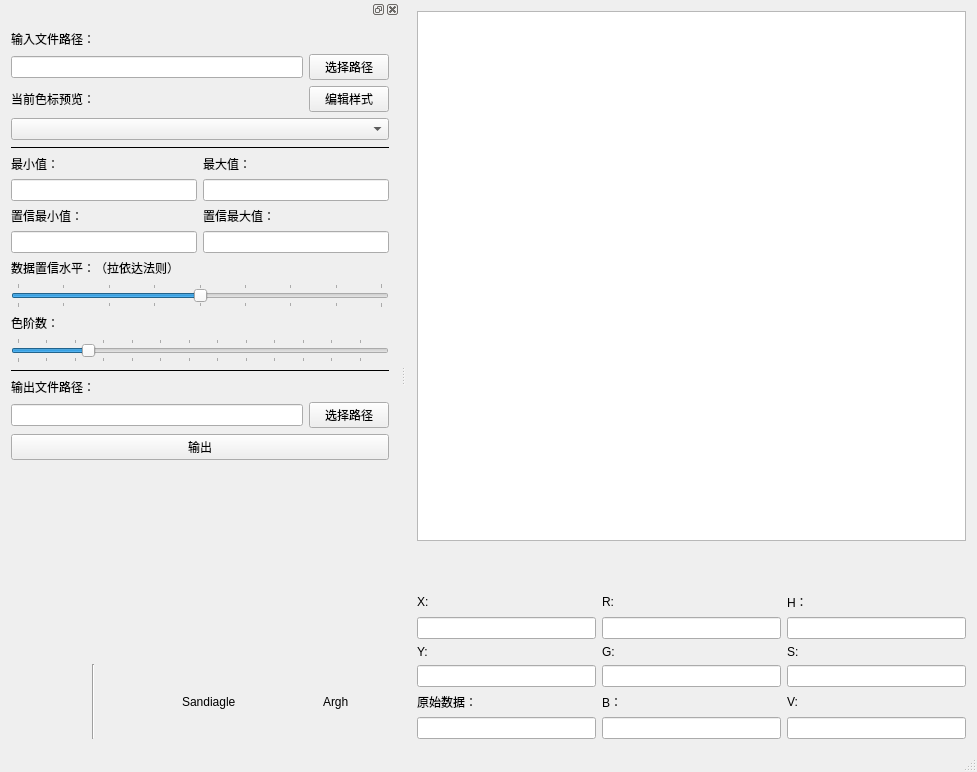
<?xml version="1.0" encoding="UTF-8"?>
<ui version="4.0">
 <class>colorTagClass</class>
 <widget class="QMainWindow" name="colorTagClass">
  <property name="geometry">
   <rect>
    <x>0</x>
    <y>0</y>
    <width>977</width>
    <height>772</height>
   </rect>
  </property>
  <property name="windowTitle">
   <string>色标插件</string>
  </property>
  <property name="windowIcon">
   <iconset>
    <normaloff>icon.ico</normaloff>icon.ico</iconset>
  </property>
  <widget class="QWidget" name="centralWidget">
   <layout class="QVBoxLayout" name="verticalLayout">
    <item>
     <widget class="GraphicView" name="graphicView">
      <property name="minimumSize">
       <size>
        <width>500</width>
        <height>500</height>
       </size>
      </property>
     </widget>
    </item>
    <item>
     <widget class="barSimple" name="bar" native="true">
      <property name="sizePolicy">
       <sizepolicy hsizetype="Expanding" vsizetype="Preferred">
        <horstretch>0</horstretch>
        <verstretch>0</verstretch>
       </sizepolicy>
      </property>
      <property name="minimumSize">
       <size>
        <width>0</width>
        <height>40</height>
       </size>
      </property>
     </widget>
    </item>
    <item>
     <layout class="QGridLayout" name="gridLayout_3">
      <item row="2" column="1">
       <widget class="QLabel" name="GLabel">
        <property name="text">
         <string>G:</string>
        </property>
       </widget>
      </item>
      <item row="2" column="0">
       <widget class="QLabel" name="YLabel">
        <property name="text">
         <string>Y:</string>
        </property>
       </widget>
      </item>
      <item row="3" column="0">
       <widget class="QLineEdit" name="YLine">
        <property name="readOnly">
         <bool>true</bool>
        </property>
       </widget>
      </item>
      <item row="1" column="0">
       <widget class="QLineEdit" name="XLine">
        <property name="readOnly">
         <bool>true</bool>
        </property>
       </widget>
      </item>
      <item row="0" column="1">
       <widget class="QLabel" name="RLabel">
        <property name="text">
         <string>R:</string>
        </property>
       </widget>
      </item>
      <item row="3" column="1">
       <widget class="QLineEdit" name="GLine">
        <property name="readOnly">
         <bool>true</bool>
        </property>
       </widget>
      </item>
      <item row="1" column="1">
       <widget class="QLineEdit" name="RLine">
        <property name="readOnly">
         <bool>true</bool>
        </property>
       </widget>
      </item>
      <item row="0" column="0">
       <widget class="QLabel" name="XLabel">
        <property name="text">
         <string>X:</string>
        </property>
       </widget>
      </item>
      <item row="4" column="0">
       <widget class="QLabel" name="metaLabel">
        <property name="text">
         <string>原始数据：</string>
        </property>
       </widget>
      </item>
      <item row="5" column="0">
       <widget class="QLineEdit" name="metaLine">
        <property name="readOnly">
         <bool>true</bool>
        </property>
       </widget>
      </item>
      <item row="4" column="1">
       <widget class="QLabel" name="BLabel">
        <property name="text">
         <string>B：</string>
        </property>
       </widget>
      </item>
      <item row="5" column="1">
       <widget class="QLineEdit" name="BLine">
        <property name="readOnly">
         <bool>true</bool>
        </property>
       </widget>
      </item>
      <item row="0" column="2">
       <widget class="QLabel" name="HLabel">
        <property name="text">
         <string>H：</string>
        </property>
       </widget>
      </item>
      <item row="2" column="2">
       <widget class="QLabel" name="SLabel">
        <property name="text">
         <string>S:</string>
        </property>
       </widget>
      </item>
      <item row="4" column="2">
       <widget class="QLabel" name="VLabel">
        <property name="text">
         <string>V:</string>
        </property>
       </widget>
      </item>
      <item row="1" column="2">
       <widget class="QLineEdit" name="HLine">
        <property name="readOnly">
         <bool>true</bool>
        </property>
       </widget>
      </item>
      <item row="3" column="2">
       <widget class="QLineEdit" name="SLine">
        <property name="readOnly">
         <bool>true</bool>
        </property>
       </widget>
      </item>
      <item row="5" column="2">
       <widget class="QLineEdit" name="VLine">
        <property name="readOnly">
         <bool>true</bool>
        </property>
       </widget>
      </item>
     </layout>
    </item>
   </layout>
  </widget>
  <widget class="QMenuBar" name="menuBar">
   <property name="geometry">
    <rect>
     <x>0</x>
     <y>0</y>
     <width>977</width>
     <height>26</height>
    </rect>
   </property>
  </widget>
  <widget class="QStatusBar" name="statusBar"/>
  <widget class="QDockWidget" name="dockWidget">
   <attribute name="dockWidgetArea">
    <number>1</number>
   </attribute>
   <widget class="QWidget" name="dockWidgetContents">
    <layout class="QVBoxLayout" name="verticalLayout_3">
     <item>
      <widget class="QLabel" name="inPathLable">
       <property name="text">
        <string>输入文件路径：</string>
       </property>
      </widget>
     </item>
     <item>
      <layout class="QHBoxLayout" name="horizontalLayout">
       <item>
        <widget class="QLineEdit" name="inPathLine">
         <property name="sizePolicy">
          <sizepolicy hsizetype="Expanding" vsizetype="Fixed">
           <horstretch>0</horstretch>
           <verstretch>0</verstretch>
          </sizepolicy>
         </property>
        </widget>
       </item>
       <item>
        <widget class="QPushButton" name="inPathButton">
         <property name="text">
          <string>选择路径</string>
         </property>
        </widget>
       </item>
      </layout>
     </item>
     <item>
      <layout class="QHBoxLayout" name="horizontalLayout_5">
       <item>
        <widget class="QLabel" name="barLabel">
         <property name="maximumSize">
          <size>
           <width>120</width>
           <height>16777215</height>
          </size>
         </property>
         <property name="text">
          <string>当前色标预览：</string>
         </property>
        </widget>
       </item>
       <item>
        <spacer name="horizontalSpacer">
         <property name="orientation">
          <enum>Qt::Horizontal</enum>
         </property>
         <property name="sizeHint" stdset="0">
          <size>
           <width>40</width>
           <height>20</height>
          </size>
         </property>
        </spacer>
       </item>
       <item>
        <widget class="QPushButton" name="barButton">
         <property name="text">
          <string>编辑样式</string>
         </property>
        </widget>
       </item>
      </layout>
     </item>
     <item>
      <widget class="QComboBox" name="barCombo">
       <property name="iconSize">
        <size>
         <width>20</width>
         <height>20</height>
        </size>
       </property>
      </widget>
     </item>
     <item>
      <widget class="Line" name="line">
       <property name="frameShadow">
        <enum>QFrame::Plain</enum>
       </property>
       <property name="lineWidth">
        <number>1</number>
       </property>
       <property name="midLineWidth">
        <number>0</number>
       </property>
       <property name="orientation">
        <enum>Qt::Horizontal</enum>
       </property>
      </widget>
     </item>
     <item>
      <layout class="QGridLayout" name="gridLayout_2">
       <item row="0" column="1">
        <widget class="QLabel" name="maxLabel">
         <property name="text">
          <string>最大值：</string>
         </property>
        </widget>
       </item>
       <item row="0" column="0">
        <widget class="QLabel" name="minLabel">
         <property name="text">
          <string>最小值：</string>
         </property>
        </widget>
       </item>
       <item row="1" column="0">
        <widget class="QLineEdit" name="minLine">
         <property name="readOnly">
          <bool>true</bool>
         </property>
        </widget>
       </item>
       <item row="1" column="1">
        <widget class="QLineEdit" name="maxLine">
         <property name="readOnly">
          <bool>true</bool>
         </property>
        </widget>
       </item>
       <item row="3" column="0">
        <widget class="QLineEdit" name="belifeMinLine"/>
       </item>
       <item row="2" column="1">
        <widget class="QLabel" name="belifeMaxLabel">
         <property name="text">
          <string>置信最大值：</string>
         </property>
        </widget>
       </item>
       <item row="2" column="0">
        <widget class="QLabel" name="belifeMinLabel">
         <property name="text">
          <string>置信最小值：</string>
         </property>
        </widget>
       </item>
       <item row="3" column="1">
        <widget class="QLineEdit" name="belifeMaxLine"/>
       </item>
      </layout>
     </item>
     <item>
      <widget class="QLabel" name="belifeLabel">
       <property name="text">
        <string>数据置信水平：（拉依达法则）</string>
       </property>
      </widget>
     </item>
     <item>
      <widget class="QSlider" name="belifeSlider">
       <property name="minimum">
        <number>100</number>
       </property>
       <property name="maximum">
        <number>500</number>
       </property>
       <property name="singleStep">
        <number>10</number>
       </property>
       <property name="pageStep">
        <number>10</number>
       </property>
       <property name="value">
        <number>300</number>
       </property>
       <property name="sliderPosition">
        <number>300</number>
       </property>
       <property name="tracking">
        <bool>true</bool>
       </property>
       <property name="orientation">
        <enum>Qt::Horizontal</enum>
       </property>
       <property name="tickPosition">
        <enum>QSlider::TicksBothSides</enum>
       </property>
       <property name="tickInterval">
        <number>50</number>
       </property>
      </widget>
     </item>
     <item>
      <widget class="QLabel" name="segmentLabel">
       <property name="text">
        <string>色阶数：</string>
       </property>
      </widget>
     </item>
     <item>
      <widget class="QSlider" name="segmentSlider">
       <property name="minimum">
        <number>1</number>
       </property>
       <property name="maximum">
        <number>256</number>
       </property>
       <property name="singleStep">
        <number>10</number>
       </property>
       <property name="value">
        <number>50</number>
       </property>
       <property name="sliderPosition">
        <number>50</number>
       </property>
       <property name="orientation">
        <enum>Qt::Horizontal</enum>
       </property>
       <property name="tickPosition">
        <enum>QSlider::TicksBothSides</enum>
       </property>
       <property name="tickInterval">
        <number>20</number>
       </property>
      </widget>
     </item>
     <item>
      <widget class="Line" name="line_2">
       <property name="frameShadow">
        <enum>QFrame::Plain</enum>
       </property>
       <property name="lineWidth">
        <number>1</number>
       </property>
       <property name="midLineWidth">
        <number>0</number>
       </property>
       <property name="orientation">
        <enum>Qt::Horizontal</enum>
       </property>
      </widget>
     </item>
     <item>
      <widget class="QLabel" name="outPathLable">
       <property name="text">
        <string>输出文件路径：</string>
       </property>
      </widget>
     </item>
     <item>
      <layout class="QHBoxLayout" name="horizontalLayout_2">
       <item>
        <widget class="QLineEdit" name="outPathLine"/>
       </item>
       <item>
        <widget class="QPushButton" name="outPathButton">
         <property name="text">
          <string>选择路径</string>
         </property>
        </widget>
       </item>
      </layout>
     </item>
     <item>
      <widget class="QPushButton" name="outButton">
       <property name="text">
        <string>输出</string>
       </property>
      </widget>
     </item>
     <item>
      <spacer name="verticalSpacer">
       <property name="orientation">
        <enum>Qt::Vertical</enum>
       </property>
       <property name="sizeHint" stdset="0">
        <size>
         <width>20</width>
         <height>40</height>
        </size>
       </property>
      </spacer>
     </item>
     <item>
      <layout class="QHBoxLayout" name="horizontalLayout_3">
       <item>
        <widget class="QLabel" name="authorIcon1">
         <property name="minimumSize">
          <size>
           <width>75</width>
           <height>75</height>
          </size>
         </property>
         <property name="text">
          <string/>
         </property>
        </widget>
       </item>
       <item>
        <widget class="Line" name="line_3">
         <property name="orientation">
          <enum>Qt::Vertical</enum>
         </property>
        </widget>
       </item>
       <item>
        <widget class="QLabel" name="authorIcon_2">
         <property name="minimumSize">
          <size>
           <width>75</width>
           <height>75</height>
          </size>
         </property>
         <property name="text">
          <string/>
         </property>
        </widget>
       </item>
       <item>
        <widget class="QLabel" name="label">
         <property name="text">
          <string>Sandiagle</string>
         </property>
        </widget>
       </item>
       <item>
        <widget class="QLabel" name="authorIcon_3">
         <property name="minimumSize">
          <size>
           <width>75</width>
           <height>75</height>
          </size>
         </property>
         <property name="text">
          <string/>
         </property>
        </widget>
       </item>
       <item>
        <widget class="QLabel" name="label_2">
         <property name="text">
          <string>Argh</string>
         </property>
        </widget>
       </item>
       <item>
        <spacer name="horizontalSpacer_2">
         <property name="orientation">
          <enum>Qt::Horizontal</enum>
         </property>
         <property name="sizeHint" stdset="0">
          <size>
           <width>40</width>
           <height>20</height>
          </size>
         </property>
        </spacer>
       </item>
      </layout>
     </item>
    </layout>
   </widget>
  </widget>
 </widget>
 <layoutdefault spacing="6" margin="11"/>
 <customwidgets>
  <customwidget>
   <class>barSimple</class>
   <extends>QWidget</extends>
   <header>barsimple.h</header>
   <container>1</container>
  </customwidget>
  <customwidget>
   <class>GraphicView</class>
   <extends>QGraphicsView</extends>
   <header>GraphicView.h</header>
  </customwidget>
 </customwidgets>
 <resources>
  <include location="colortag.qrc"/>
 </resources>
 <connections>
  <connection>
   <sender>inPathButton</sender>
   <signal>clicked()</signal>
   <receiver>colorTagClass</receiver>
   <slot>inPath()</slot>
   <hints>
    <hint type="sourcelabel">
     <x>360</x>
     <y>112</y>
    </hint>
    <hint type="destinationlabel">
     <x>589</x>
     <y>87</y>
    </hint>
   </hints>
  </connection>
  <connection>
   <sender>outPathButton</sender>
   <signal>clicked()</signal>
   <receiver>colorTagClass</receiver>
   <slot>outPath()</slot>
   <hints>
    <hint type="sourcelabel">
     <x>360</x>
     <y>474</y>
    </hint>
    <hint type="destinationlabel">
     <x>617</x>
     <y>209</y>
    </hint>
   </hints>
  </connection>
  <connection>
   <sender>barButton</sender>
   <signal>clicked()</signal>
   <receiver>colorTagClass</receiver>
   <slot>barChoose()</slot>
   <hints>
    <hint type="sourcelabel">
     <x>360</x>
     <y>149</y>
    </hint>
    <hint type="destinationlabel">
     <x>624</x>
     <y>279</y>
    </hint>
   </hints>
  </connection>
  <connection>
   <sender>outButton</sender>
   <signal>clicked()</signal>
   <receiver>colorTagClass</receiver>
   <slot>out()</slot>
   <hints>
    <hint type="sourcelabel">
     <x>361</x>
     <y>504</y>
    </hint>
    <hint type="destinationlabel">
     <x>867</x>
     <y>390</y>
    </hint>
   </hints>
  </connection>
  <connection>
   <sender>barCombo</sender>
   <signal>currentIndexChanged(QString)</signal>
   <receiver>colorTagClass</receiver>
   <slot>changeTag()</slot>
   <hints>
    <hint type="sourcelabel">
     <x>344</x>
     <y>178</y>
    </hint>
    <hint type="destinationlabel">
     <x>375</x>
     <y>237</y>
    </hint>
   </hints>
  </connection>
  <connection>
   <sender>segmentSlider</sender>
   <signal>actionTriggered(int)</signal>
   <receiver>colorTagClass</receiver>
   <slot>segmentChange()</slot>
   <hints>
    <hint type="sourcelabel">
     <x>182</x>
     <y>406</y>
    </hint>
    <hint type="destinationlabel">
     <x>105</x>
     <y>513</y>
    </hint>
   </hints>
  </connection>
  <connection>
   <sender>belifeSlider</sender>
   <signal>actionTriggered(int)</signal>
   <receiver>colorTagClass</receiver>
   <slot>beliefChange()</slot>
   <hints>
    <hint type="sourcelabel">
     <x>273</x>
     <y>348</y>
    </hint>
    <hint type="destinationlabel">
     <x>375</x>
     <y>606</y>
    </hint>
   </hints>
  </connection>
  <connection>
   <sender>belifeMinLine</sender>
   <signal>textChanged(QString)</signal>
   <receiver>colorTagClass</receiver>
   <slot>beliefMinChange()</slot>
   <hints>
    <hint type="sourcelabel">
     <x>112</x>
     <y>281</y>
    </hint>
    <hint type="destinationlabel">
     <x>378</x>
     <y>316</y>
    </hint>
   </hints>
  </connection>
  <connection>
   <sender>belifeMaxLine</sender>
   <signal>textChanged(QString)</signal>
   <receiver>colorTagClass</receiver>
   <slot>beliefMaxChange()</slot>
   <hints>
    <hint type="sourcelabel">
     <x>311</x>
     <y>277</y>
    </hint>
    <hint type="destinationlabel">
     <x>381</x>
     <y>365</y>
    </hint>
   </hints>
  </connection>
 </connections>
 <slots>
  <slot>inPath()</slot>
  <slot>outPath()</slot>
  <slot>barChoose()</slot>
  <slot>out()</slot>
  <slot>changeTag()</slot>
  <slot>beliefChange()</slot>
  <slot>segmentChange()</slot>
  <slot>beliefChange2(int)</slot>
  <slot>beliefChange2()</slot>
  <slot>beliefMinChange()</slot>
  <slot>beliefMaxChange()</slot>
 </slots>
</ui>
